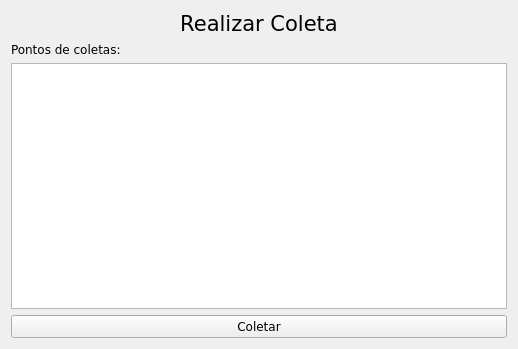
<?xml version="1.0" encoding="UTF-8"?>
<ui version="4.0">
 <class>collectWidget</class>
 <widget class="QWidget" name="collectWidget">
  <property name="geometry">
   <rect>
    <x>0</x>
    <y>0</y>
    <width>518</width>
    <height>349</height>
   </rect>
  </property>
  <property name="font">
   <font>
    <family>Verdana</family>
   </font>
  </property>
  <property name="windowTitle">
   <string>Form</string>
  </property>
  <layout class="QVBoxLayout" name="verticalLayout">
   <item>
    <widget class="QLabel" name="label">
     <property name="font">
      <font>
       <family>Verdana</family>
       <pointsize>16</pointsize>
      </font>
     </property>
     <property name="text">
      <string>Realizar Coleta</string>
     </property>
     <property name="alignment">
      <set>Qt::AlignHCenter|Qt::AlignTop</set>
     </property>
    </widget>
   </item>
   <item>
    <widget class="QLabel" name="label_2">
     <property name="text">
      <string>Pontos de coletas:</string>
     </property>
     <property name="alignment">
      <set>Qt::AlignBottom|Qt::AlignLeading|Qt::AlignLeft</set>
     </property>
    </widget>
   </item>
   <item>
    <widget class="QListWidget" name="listWidget"/>
   </item>
   <item>
    <widget class="QPushButton" name="pushButton">
     <property name="text">
      <string>Coletar</string>
     </property>
    </widget>
   </item>
  </layout>
 </widget>
 <resources/>
 <connections/>
</ui>
